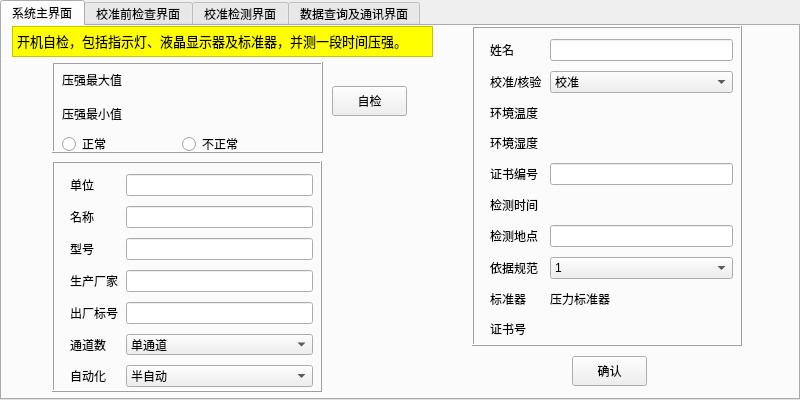
<?xml version="1.0" encoding="UTF-8"?>
<ui version="4.0">
 <class>Form</class>
 <widget class="QWidget" name="Form">
  <property name="geometry">
   <rect>
    <x>0</x>
    <y>0</y>
    <width>800</width>
    <height>400</height>
   </rect>
  </property>
  <property name="windowTitle">
   <string>Form</string>
  </property>
  <widget class="QTabWidget" name="tabWidget">
   <property name="geometry">
    <rect>
     <x>0</x>
     <y>0</y>
     <width>800</width>
     <height>400</height>
    </rect>
   </property>
   <property name="currentIndex">
    <number>0</number>
   </property>
   <widget class="QWidget" name="tab">
    <attribute name="title">
     <string>系统主界面</string>
    </attribute>
    <widget class="QWidget" name="formLayoutWidget">
     <property name="geometry">
      <rect>
       <x>60</x>
       <y>140</y>
       <width>251</width>
       <height>221</height>
      </rect>
     </property>
     <layout class="QFormLayout" name="formLayout">
      <property name="horizontalSpacing">
       <number>8</number>
      </property>
      <property name="verticalSpacing">
       <number>10</number>
      </property>
      <property name="leftMargin">
       <number>8</number>
      </property>
      <property name="topMargin">
       <number>8</number>
      </property>
      <item row="0" column="0">
       <widget class="QLabel" name="Label_unit">
        <property name="text">
         <string>单位</string>
        </property>
       </widget>
      </item>
      <item row="0" column="1">
       <widget class="QLineEdit" name="LineEdit_unit"/>
      </item>
      <item row="1" column="0">
       <widget class="QLabel" name="Label_title">
        <property name="text">
         <string>名称</string>
        </property>
       </widget>
      </item>
      <item row="1" column="1">
       <widget class="QLineEdit" name="LineEdit_title"/>
      </item>
      <item row="2" column="0">
       <widget class="QLabel" name="Label_type">
        <property name="text">
         <string>型号</string>
        </property>
       </widget>
      </item>
      <item row="2" column="1">
       <widget class="QLineEdit" name="LineEdit_type"/>
      </item>
      <item row="3" column="0">
       <widget class="QLabel" name="Label_manufacturer">
        <property name="text">
         <string>生产厂家</string>
        </property>
       </widget>
      </item>
      <item row="3" column="1">
       <widget class="QLineEdit" name="LineEdit_manufacturer"/>
      </item>
      <item row="4" column="0">
       <widget class="QLabel" name="Label_fac_label">
        <property name="text">
         <string>出厂标号</string>
        </property>
       </widget>
      </item>
      <item row="4" column="1">
       <widget class="QLineEdit" name="LineEdit_fac_label"/>
      </item>
      <item row="5" column="0">
       <widget class="QLabel" name="Label_channel">
        <property name="text">
         <string>通道数</string>
        </property>
       </widget>
      </item>
      <item row="5" column="1">
       <widget class="QComboBox" name="ComboBox_channel">
        <item>
         <property name="text">
          <string>单通道</string>
         </property>
        </item>
        <item>
         <property name="text">
          <string>双通道</string>
         </property>
        </item>
        <item>
         <property name="text">
          <string>三通道</string>
         </property>
        </item>
       </widget>
      </item>
      <item row="6" column="0">
       <widget class="QLabel" name="Label_automation">
        <property name="text">
         <string>自动化</string>
        </property>
       </widget>
      </item>
      <item row="6" column="1">
       <widget class="QComboBox" name="ComboBox_automation">
        <item>
         <property name="text">
          <string>半自动</string>
         </property>
        </item>
        <item>
         <property name="text">
          <string>全自动</string>
         </property>
        </item>
       </widget>
      </item>
     </layout>
    </widget>
    <widget class="QWidget" name="formLayoutWidget_2">
     <property name="geometry">
      <rect>
       <x>480</x>
       <y>5</y>
       <width>251</width>
       <height>311</height>
      </rect>
     </property>
     <layout class="QFormLayout" name="formLayout_2">
      <property name="horizontalSpacing">
       <number>8</number>
      </property>
      <property name="verticalSpacing">
       <number>10</number>
      </property>
      <property name="leftMargin">
       <number>8</number>
      </property>
      <property name="topMargin">
       <number>8</number>
      </property>
      <item row="0" column="0">
       <widget class="QLabel" name="Label_name">
        <property name="text">
         <string>姓名</string>
        </property>
       </widget>
      </item>
      <item row="0" column="1">
       <widget class="QLineEdit" name="LineEdit_name"/>
      </item>
      <item row="1" column="0">
       <widget class="QLabel" name="Label_calibration">
        <property name="text">
         <string>校准/核验</string>
        </property>
       </widget>
      </item>
      <item row="1" column="1">
       <widget class="QComboBox" name="ComboBox_calibration">
        <item>
         <property name="text">
          <string>校准</string>
         </property>
        </item>
        <item>
         <property name="text">
          <string>核验</string>
         </property>
        </item>
       </widget>
      </item>
      <item row="2" column="0">
       <widget class="QLabel" name="Label_temperature">
        <property name="text">
         <string>环境温度</string>
        </property>
       </widget>
      </item>
      <item row="3" column="0">
       <widget class="QLabel" name="Label_humidity">
        <property name="text">
         <string>环境湿度</string>
        </property>
       </widget>
      </item>
      <item row="4" column="0">
       <widget class="QLabel" name="Label_number">
        <property name="text">
         <string>证书编号</string>
        </property>
       </widget>
      </item>
      <item row="4" column="1">
       <widget class="QLineEdit" name="LineEdit_number"/>
      </item>
      <item row="5" column="0">
       <widget class="QLabel" name="Label_moment">
        <property name="text">
         <string>检测时间</string>
        </property>
       </widget>
      </item>
      <item row="6" column="0">
       <widget class="QLabel" name="Label_location">
        <property name="text">
         <string>检测地点</string>
        </property>
       </widget>
      </item>
      <item row="6" column="1">
       <widget class="QLineEdit" name="LineEdit_location"/>
      </item>
      <item row="7" column="0">
       <widget class="QLabel" name="Label_norm">
        <property name="text">
         <string>依据规范</string>
        </property>
       </widget>
      </item>
      <item row="8" column="0">
       <widget class="QLabel" name="Label_machine">
        <property name="text">
         <string>标准器</string>
        </property>
       </widget>
      </item>
      <item row="9" column="0">
       <widget class="QLabel" name="Label_17">
        <property name="text">
         <string>证书号</string>
        </property>
       </widget>
      </item>
      <item row="7" column="1">
       <widget class="QComboBox" name="comboBox">
        <item>
         <property name="text">
          <string>1</string>
         </property>
        </item>
        <item>
         <property name="text">
          <string>2</string>
         </property>
        </item>
        <item>
         <property name="text">
          <string>3</string>
         </property>
        </item>
        <item>
         <property name="text">
          <string>4</string>
         </property>
        </item>
        <item>
         <property name="text">
          <string>5</string>
         </property>
        </item>
        <item>
         <property name="text">
          <string>6</string>
         </property>
        </item>
        <item>
         <property name="text">
          <string>7</string>
         </property>
        </item>
        <item>
         <property name="text">
          <string>8</string>
         </property>
        </item>
        <item>
         <property name="text">
          <string>9</string>
         </property>
        </item>
       </widget>
      </item>
      <item row="8" column="1">
       <widget class="QLabel" name="label_form">
        <property name="minimumSize">
         <size>
          <width>0</width>
          <height>20</height>
         </size>
        </property>
        <property name="maximumSize">
         <size>
          <width>16777215</width>
          <height>20</height>
         </size>
        </property>
        <property name="text">
         <string>压力标准器</string>
        </property>
       </widget>
      </item>
      <item row="9" column="1">
       <widget class="QLabel" name="label_form_num">
        <property name="minimumSize">
         <size>
          <width>0</width>
          <height>20</height>
         </size>
        </property>
        <property name="maximumSize">
         <size>
          <width>16777215</width>
          <height>20</height>
         </size>
        </property>
        <property name="text">
         <string/>
        </property>
       </widget>
      </item>
      <item row="2" column="1">
       <widget class="QLabel" name="label_tem">
        <property name="minimumSize">
         <size>
          <width>0</width>
          <height>20</height>
         </size>
        </property>
        <property name="maximumSize">
         <size>
          <width>16777215</width>
          <height>20</height>
         </size>
        </property>
        <property name="text">
         <string/>
        </property>
       </widget>
      </item>
      <item row="3" column="1">
       <widget class="QLabel" name="label_hum">
        <property name="minimumSize">
         <size>
          <width>0</width>
          <height>20</height>
         </size>
        </property>
        <property name="maximumSize">
         <size>
          <width>16777215</width>
          <height>20</height>
         </size>
        </property>
        <property name="text">
         <string/>
        </property>
       </widget>
      </item>
      <item row="5" column="1">
       <widget class="QLabel" name="label_time">
        <property name="minimumSize">
         <size>
          <width>0</width>
          <height>20</height>
         </size>
        </property>
        <property name="maximumSize">
         <size>
          <width>16777215</width>
          <height>20</height>
         </size>
        </property>
        <property name="text">
         <string/>
        </property>
       </widget>
      </item>
     </layout>
    </widget>
    <widget class="QPushButton" name="pushButton_1_over">
     <property name="geometry">
      <rect>
       <x>570</x>
       <y>330</y>
       <width>75</width>
       <height>30</height>
      </rect>
     </property>
     <property name="text">
      <string>确认</string>
     </property>
    </widget>
    <widget class="QTextBrowser" name="textBrowser_1_remind">
     <property name="geometry">
      <rect>
       <x>10</x>
       <y>0</y>
       <width>421</width>
       <height>31</height>
      </rect>
     </property>
     <property name="styleSheet">
      <string notr="true">background-color:yellow</string>
     </property>
     <property name="html">
      <string>&lt;!DOCTYPE HTML PUBLIC &quot;-//W3C//DTD HTML 4.0//EN&quot; &quot;http://www.w3.org/TR/REC-html40/strict.dtd&quot;&gt;
&lt;html&gt;&lt;head&gt;&lt;meta name=&quot;qrichtext&quot; content=&quot;1&quot; /&gt;&lt;style type=&quot;text/css&quot;&gt;
p, li { white-space: pre-wrap; }
&lt;/style&gt;&lt;/head&gt;&lt;body style=&quot; font-family:'SimSun'; font-size:9pt; font-weight:400; font-style:normal;&quot;&gt;
&lt;p style=&quot; margin-top:0px; margin-bottom:0px; margin-left:0px; margin-right:0px; -qt-block-indent:0; text-indent:0px;&quot;&gt;&lt;span style=&quot; font-size:10pt;&quot;&gt;开机自检，包括指示灯、液晶显示器及标准器，并测一段时间压强。&lt;/span&gt;&lt;/p&gt;&lt;/body&gt;&lt;/html&gt;</string>
     </property>
    </widget>
    <widget class="QFrame" name="frame_3">
     <property name="geometry">
      <rect>
       <x>50</x>
       <y>36</y>
       <width>271</width>
       <height>91</height>
      </rect>
     </property>
     <property name="frameShape">
      <enum>QFrame::Box</enum>
     </property>
     <property name="frameShadow">
      <enum>QFrame::Raised</enum>
     </property>
     <property name="lineWidth">
      <number>1</number>
     </property>
     <property name="midLineWidth">
      <number>0</number>
     </property>
    </widget>
    <widget class="QWidget" name="gridLayoutWidget_2">
     <property name="geometry">
      <rect>
       <x>60</x>
       <y>40</y>
       <width>251</width>
       <height>61</height>
      </rect>
     </property>
     <layout class="QGridLayout" name="gridLayout_2">
      <item row="0" column="0">
       <widget class="QLabel" name="label_1_p_max">
        <property name="sizePolicy">
         <sizepolicy hsizetype="Fixed" vsizetype="Preferred">
          <horstretch>0</horstretch>
          <verstretch>0</verstretch>
         </sizepolicy>
        </property>
        <property name="text">
         <string>压强最大值</string>
        </property>
       </widget>
      </item>
      <item row="1" column="0">
       <widget class="QLabel" name="label_1_p_min">
        <property name="sizePolicy">
         <sizepolicy hsizetype="Fixed" vsizetype="Preferred">
          <horstretch>0</horstretch>
          <verstretch>0</verstretch>
         </sizepolicy>
        </property>
        <property name="text">
         <string>压强最小值</string>
        </property>
       </widget>
      </item>
      <item row="0" column="1">
       <widget class="QLabel" name="label_3">
        <property name="text">
         <string/>
        </property>
       </widget>
      </item>
      <item row="1" column="1">
       <widget class="QLabel" name="label_4">
        <property name="text">
         <string/>
        </property>
       </widget>
      </item>
     </layout>
    </widget>
    <widget class="QFrame" name="frame_4">
     <property name="geometry">
      <rect>
       <x>50</x>
       <y>135</y>
       <width>270</width>
       <height>231</height>
      </rect>
     </property>
     <property name="frameShape">
      <enum>QFrame::Box</enum>
     </property>
     <property name="frameShadow">
      <enum>QFrame::Raised</enum>
     </property>
     <property name="lineWidth">
      <number>1</number>
     </property>
     <property name="midLineWidth">
      <number>0</number>
     </property>
    </widget>
    <widget class="QFrame" name="frame_5">
     <property name="geometry">
      <rect>
       <x>470</x>
       <y>0</y>
       <width>270</width>
       <height>320</height>
      </rect>
     </property>
     <property name="frameShape">
      <enum>QFrame::Box</enum>
     </property>
     <property name="frameShadow">
      <enum>QFrame::Raised</enum>
     </property>
     <property name="lineWidth">
      <number>1</number>
     </property>
     <property name="midLineWidth">
      <number>0</number>
     </property>
    </widget>
    <widget class="QPushButton" name="pushButton_8">
     <property name="geometry">
      <rect>
       <x>330</x>
       <y>60</y>
       <width>75</width>
       <height>30</height>
      </rect>
     </property>
     <property name="text">
      <string>自检</string>
     </property>
    </widget>
    <widget class="QRadioButton" name="radioButton_1_right">
     <property name="geometry">
      <rect>
       <x>60</x>
       <y>110</y>
       <width>91</width>
       <height>16</height>
      </rect>
     </property>
     <property name="sizePolicy">
      <sizepolicy hsizetype="Fixed" vsizetype="Fixed">
       <horstretch>0</horstretch>
       <verstretch>0</verstretch>
      </sizepolicy>
     </property>
     <property name="text">
      <string>正常</string>
     </property>
    </widget>
    <widget class="QRadioButton" name="radioButton_1_wrong">
     <property name="geometry">
      <rect>
       <x>180</x>
       <y>110</y>
       <width>91</width>
       <height>16</height>
      </rect>
     </property>
     <property name="text">
      <string>不正常</string>
     </property>
    </widget>
    <zorder>frame_5</zorder>
    <zorder>frame_4</zorder>
    <zorder>frame_3</zorder>
    <zorder>formLayoutWidget</zorder>
    <zorder>formLayoutWidget_2</zorder>
    <zorder>pushButton_1_over</zorder>
    <zorder>textBrowser_1_remind</zorder>
    <zorder>gridLayoutWidget_2</zorder>
    <zorder>pushButton_8</zorder>
    <zorder>radioButton_1_right</zorder>
    <zorder>radioButton_1_wrong</zorder>
   </widget>
   <widget class="QWidget" name="tab_2">
    <attribute name="title">
     <string>校准前检查界面</string>
    </attribute>
    <widget class="QPushButton" name="pushButton_2_outer">
     <property name="geometry">
      <rect>
       <x>60</x>
       <y>20</y>
       <width>120</width>
       <height>50</height>
      </rect>
     </property>
     <property name="text">
      <string>外观检查</string>
     </property>
    </widget>
    <widget class="QPushButton" name="pushButton_2_normal">
     <property name="geometry">
      <rect>
       <x>240</x>
       <y>20</y>
       <width>130</width>
       <height>50</height>
      </rect>
     </property>
     <property name="text">
      <string>一般工作
正常性检查</string>
     </property>
    </widget>
    <widget class="QPushButton" name="pushButton_2_anti">
     <property name="geometry">
      <rect>
       <x>240</x>
       <y>120</y>
       <width>130</width>
       <height>50</height>
      </rect>
     </property>
     <property name="text">
      <string>压力控制
抗干扰能力检查</string>
     </property>
    </widget>
    <widget class="QPushButton" name="pushButton_2_hemostasis">
     <property name="geometry">
      <rect>
       <x>60</x>
       <y>120</y>
       <width>120</width>
       <height>50</height>
      </rect>
     </property>
     <property name="text">
      <string>止血时间检查</string>
     </property>
    </widget>
   </widget>
   <widget class="QWidget" name="tab_3">
    <attribute name="title">
     <string>校准检测界面</string>
    </attribute>
    <widget class="QPushButton" name="pushButton">
     <property name="geometry">
      <rect>
       <x>59</x>
       <y>30</y>
       <width>140</width>
       <height>50</height>
      </rect>
     </property>
     <property name="text">
      <string>加压上升时间检测</string>
     </property>
    </widget>
    <widget class="QPushButton" name="pushButton_2">
     <property name="geometry">
      <rect>
       <x>250</x>
       <y>130</y>
       <width>180</width>
       <height>50</height>
      </rect>
     </property>
     <property name="text">
      <string>袖带压力示值误差检测</string>
     </property>
    </widget>
    <widget class="QPushButton" name="pushButton_5">
     <property name="geometry">
      <rect>
       <x>250</x>
       <y>30</y>
       <width>180</width>
       <height>50</height>
      </rect>
     </property>
     <property name="text">
      <string>压力设置值与袖带
压力示值的一致性检测</string>
     </property>
    </widget>
    <widget class="QPushButton" name="pushButton_4">
     <property name="geometry">
      <rect>
       <x>59</x>
       <y>130</y>
       <width>140</width>
       <height>50</height>
      </rect>
     </property>
     <property name="text">
      <string>气密性检测</string>
     </property>
    </widget>
    <widget class="QPushButton" name="pushButton_3">
     <property name="geometry">
      <rect>
       <x>140</x>
       <y>230</y>
       <width>180</width>
       <height>50</height>
      </rect>
     </property>
     <property name="text">
      <string>压力波动度检测</string>
     </property>
    </widget>
   </widget>
   <widget class="QWidget" name="tab_4">
    <attribute name="title">
     <string>数据查询及通讯界面</string>
    </attribute>
    <widget class="QTextEdit" name="textEdit">
     <property name="geometry">
      <rect>
       <x>409</x>
       <y>19</y>
       <width>380</width>
       <height>351</height>
      </rect>
     </property>
    </widget>
    <widget class="QWidget" name="gridLayoutWidget">
     <property name="geometry">
      <rect>
       <x>0</x>
       <y>30</y>
       <width>371</width>
       <height>61</height>
      </rect>
     </property>
     <layout class="QGridLayout" name="gridLayout">
      <item row="0" column="0">
       <widget class="QLabel" name="label">
        <property name="minimumSize">
         <size>
          <width>0</width>
          <height>40</height>
         </size>
        </property>
        <property name="maximumSize">
         <size>
          <width>16777215</width>
          <height>40</height>
         </size>
        </property>
        <property name="text">
         <string>输入查询关键词
(多个关键词用空格断开)</string>
        </property>
        <property name="alignment">
         <set>Qt::AlignCenter</set>
        </property>
       </widget>
      </item>
      <item row="0" column="1">
       <widget class="QLineEdit" name="lineEdit">
        <property name="minimumSize">
         <size>
          <width>0</width>
          <height>30</height>
         </size>
        </property>
       </widget>
      </item>
     </layout>
    </widget>
    <widget class="QPushButton" name="pushButton_6">
     <property name="geometry">
      <rect>
       <x>0</x>
       <y>0</y>
       <width>150</width>
       <height>23</height>
      </rect>
     </property>
     <property name="text">
      <string>保存本次实验结果</string>
     </property>
    </widget>
    <widget class="QPushButton" name="pushButton_7">
     <property name="geometry">
      <rect>
       <x>260</x>
       <y>0</y>
       <width>110</width>
       <height>23</height>
      </rect>
     </property>
     <property name="text">
      <string>查询</string>
     </property>
    </widget>
    <widget class="QListWidget" name="listWidget">
     <property name="geometry">
      <rect>
       <x>0</x>
       <y>100</y>
       <width>370</width>
       <height>271</height>
      </rect>
     </property>
    </widget>
    <widget class="QLabel" name="label_2">
     <property name="geometry">
      <rect>
       <x>413</x>
       <y>0</y>
       <width>70</width>
       <height>20</height>
      </rect>
     </property>
     <property name="text">
      <string>内容显示</string>
     </property>
    </widget>
   </widget>
  </widget>
 </widget>
 <resources/>
 <connections/>
</ui>
